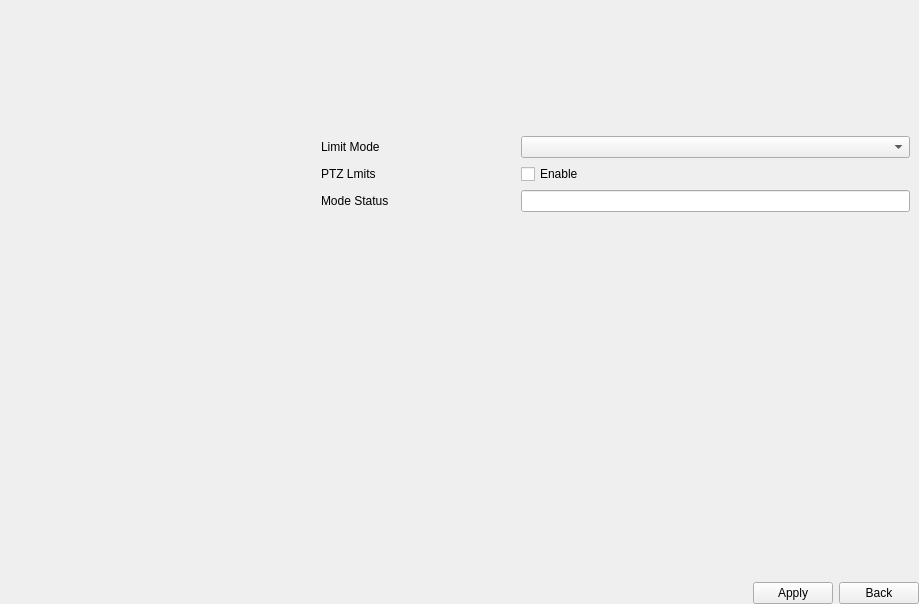
<?xml version="1.0" encoding="UTF-8"?>
<ui version="4.0">
 <class>TabPtzLimit</class>
 <widget class="QWidget" name="TabPtzLimit">
  <property name="geometry">
   <rect>
    <x>0</x>
    <y>0</y>
    <width>919</width>
    <height>604</height>
   </rect>
  </property>
  <property name="windowTitle">
   <string>Form</string>
  </property>
  <layout class="QVBoxLayout" name="verticalLayout">
   <property name="leftMargin">
    <number>0</number>
   </property>
   <property name="topMargin">
    <number>0</number>
   </property>
   <property name="rightMargin">
    <number>0</number>
   </property>
   <property name="bottomMargin">
    <number>0</number>
   </property>
   <item>
    <widget class="QWidget" name="widget_content" native="true">
     <layout class="QGridLayout" name="gridLayout_1">
      <property name="spacing">
       <number>18</number>
      </property>
      <item row="0" column="0">
       <widget class="CommonVideo" name="commonVideo" native="true">
        <property name="sizePolicy">
         <sizepolicy hsizetype="Preferred" vsizetype="Preferred">
          <horstretch>1</horstretch>
          <verstretch>0</verstretch>
         </sizepolicy>
        </property>
        <property name="minimumSize">
         <size>
          <width>0</width>
          <height>100</height>
         </size>
        </property>
       </widget>
      </item>
      <item row="0" column="1">
       <widget class="ButtonGroup" name="channelGroup" native="true">
        <property name="sizePolicy">
         <sizepolicy hsizetype="Preferred" vsizetype="Preferred">
          <horstretch>2</horstretch>
          <verstretch>0</verstretch>
         </sizepolicy>
        </property>
       </widget>
      </item>
      <item row="1" column="0">
       <widget class="PtzControlPanel" name="ptzControlPanel" native="true"/>
      </item>
      <item row="1" column="1">
       <widget class="QWidget" name="widgetLimit" native="true">
        <layout class="QVBoxLayout" name="verticalLayout_5">
         <property name="spacing">
          <number>0</number>
         </property>
         <property name="leftMargin">
          <number>0</number>
         </property>
         <property name="topMargin">
          <number>0</number>
         </property>
         <property name="rightMargin">
          <number>0</number>
         </property>
         <item>
          <widget class="QWidget" name="widgetLimitMode" native="true">
           <layout class="QGridLayout" name="gridLayout">
            <property name="leftMargin">
             <number>0</number>
            </property>
            <property name="rightMargin">
             <number>0</number>
            </property>
            <property name="verticalSpacing">
             <number>6</number>
            </property>
            <item row="2" column="0">
             <widget class="QLabel" name="labelModeStatus">
              <property name="sizePolicy">
               <sizepolicy hsizetype="Preferred" vsizetype="Preferred">
                <horstretch>1</horstretch>
                <verstretch>0</verstretch>
               </sizepolicy>
              </property>
              <property name="text">
               <string>Mode Status</string>
              </property>
             </widget>
            </item>
            <item row="3" column="0">
             <widget class="QWidget" name="widget_4" native="true">
              <property name="sizePolicy">
               <sizepolicy hsizetype="Preferred" vsizetype="Preferred">
                <horstretch>1</horstretch>
                <verstretch>0</verstretch>
               </sizepolicy>
              </property>
              <property name="maximumSize">
               <size>
                <width>16777215</width>
                <height>16777215</height>
               </size>
              </property>
              <property name="styleSheet">
               <string notr="true"/>
              </property>
              <layout class="QVBoxLayout" name="verticalLayout_2">
               <property name="spacing">
                <number>6</number>
               </property>
               <property name="leftMargin">
                <number>0</number>
               </property>
               <property name="topMargin">
                <number>0</number>
               </property>
               <property name="rightMargin">
                <number>0</number>
               </property>
               <property name="bottomMargin">
                <number>0</number>
               </property>
               <item>
                <widget class="PTZLimitsPanel" name="widgetLimitPanel" native="true">
                 <property name="sizePolicy">
                  <sizepolicy hsizetype="Preferred" vsizetype="Preferred">
                   <horstretch>0</horstretch>
                   <verstretch>0</verstretch>
                  </sizepolicy>
                 </property>
                 <property name="minimumSize">
                  <size>
                   <width>0</width>
                   <height>186</height>
                  </size>
                 </property>
                 <property name="maximumSize">
                  <size>
                   <width>16777215</width>
                   <height>186</height>
                  </size>
                 </property>
                 <property name="styleSheet">
                  <string notr="true"/>
                 </property>
                </widget>
               </item>
              </layout>
             </widget>
            </item>
            <item row="0" column="0">
             <widget class="QLabel" name="labelLimitMode">
              <property name="sizePolicy">
               <sizepolicy hsizetype="Preferred" vsizetype="Preferred">
                <horstretch>1</horstretch>
                <verstretch>0</verstretch>
               </sizepolicy>
              </property>
              <property name="text">
               <string>Limit Mode</string>
              </property>
             </widget>
            </item>
            <item row="2" column="1">
             <widget class="MyLineEdit" name="lineEditModeStatus"/>
            </item>
            <item row="1" column="1">
             <widget class="MyCheckBox" name="checkBoxEnable">
              <property name="text">
               <string>Enable</string>
              </property>
             </widget>
            </item>
            <item row="1" column="0">
             <widget class="QLabel" name="labelEnable">
              <property name="text">
               <string>PTZ Lmits</string>
              </property>
             </widget>
            </item>
            <item row="0" column="1">
             <widget class="ComboBox" name="comboBoxLimitMode">
              <property name="sizePolicy">
               <sizepolicy hsizetype="Preferred" vsizetype="Fixed">
                <horstretch>2</horstretch>
                <verstretch>0</verstretch>
               </sizepolicy>
              </property>
             </widget>
            </item>
           </layout>
          </widget>
         </item>
         <item>
          <spacer name="verticalSpacer">
           <property name="orientation">
            <enum>Qt::Vertical</enum>
           </property>
           <property name="sizeHint" stdset="0">
            <size>
             <width>20</width>
             <height>40</height>
            </size>
           </property>
          </spacer>
         </item>
        </layout>
       </widget>
      </item>
     </layout>
    </widget>
   </item>
   <item>
    <layout class="QHBoxLayout" name="horizontalLayout">
     <item>
      <widget class="WidgetMessage" name="widgetMessage" native="true"/>
     </item>
     <item>
      <spacer name="horizontalSpacer">
       <property name="orientation">
        <enum>Qt::Horizontal</enum>
       </property>
       <property name="sizeHint" stdset="0">
        <size>
         <width>40</width>
         <height>20</height>
        </size>
       </property>
      </spacer>
     </item>
     <item>
      <widget class="MyPushButton" name="pushButtonApply">
       <property name="text">
        <string>Apply</string>
       </property>
      </widget>
     </item>
     <item>
      <widget class="MyPushButton" name="pushButtonBack">
       <property name="text">
        <string>Back</string>
       </property>
      </widget>
     </item>
    </layout>
   </item>
  </layout>
 </widget>
 <customwidgets>
  <customwidget>
   <class>MyPushButton</class>
   <extends>QPushButton</extends>
   <header>mypushbutton.h</header>
  </customwidget>
  <customwidget>
   <class>MyLineEdit</class>
   <extends>QLineEdit</extends>
   <header>mylineedit.h</header>
  </customwidget>
  <customwidget>
   <class>WidgetMessage</class>
   <extends>QWidget</extends>
   <header>widgetmessage.h</header>
   <container>1</container>
  </customwidget>
  <customwidget>
   <class>CommonVideo</class>
   <extends>QWidget</extends>
   <header>commonvideo.h</header>
   <container>1</container>
  </customwidget>
  <customwidget>
   <class>PtzControlPanel</class>
   <extends>QWidget</extends>
   <header>ptzcontrolpanel.h</header>
   <container>1</container>
  </customwidget>
  <customwidget>
   <class>ButtonGroup</class>
   <extends>QWidget</extends>
   <header>buttongroup.h</header>
   <container>1</container>
  </customwidget>
  <customwidget>
   <class>PTZLimitsPanel</class>
   <extends>QWidget</extends>
   <header>PTZLimitsPanel.h</header>
   <container>1</container>
  </customwidget>
  <customwidget>
   <class>ComboBox</class>
   <extends>QComboBox</extends>
   <header>combobox.h</header>
  </customwidget>
  <customwidget>
   <class>MyCheckBox</class>
   <extends>QCheckBox</extends>
   <header>MyCheckBox.h</header>
  </customwidget>
 </customwidgets>
 <resources/>
 <connections/>
</ui>
